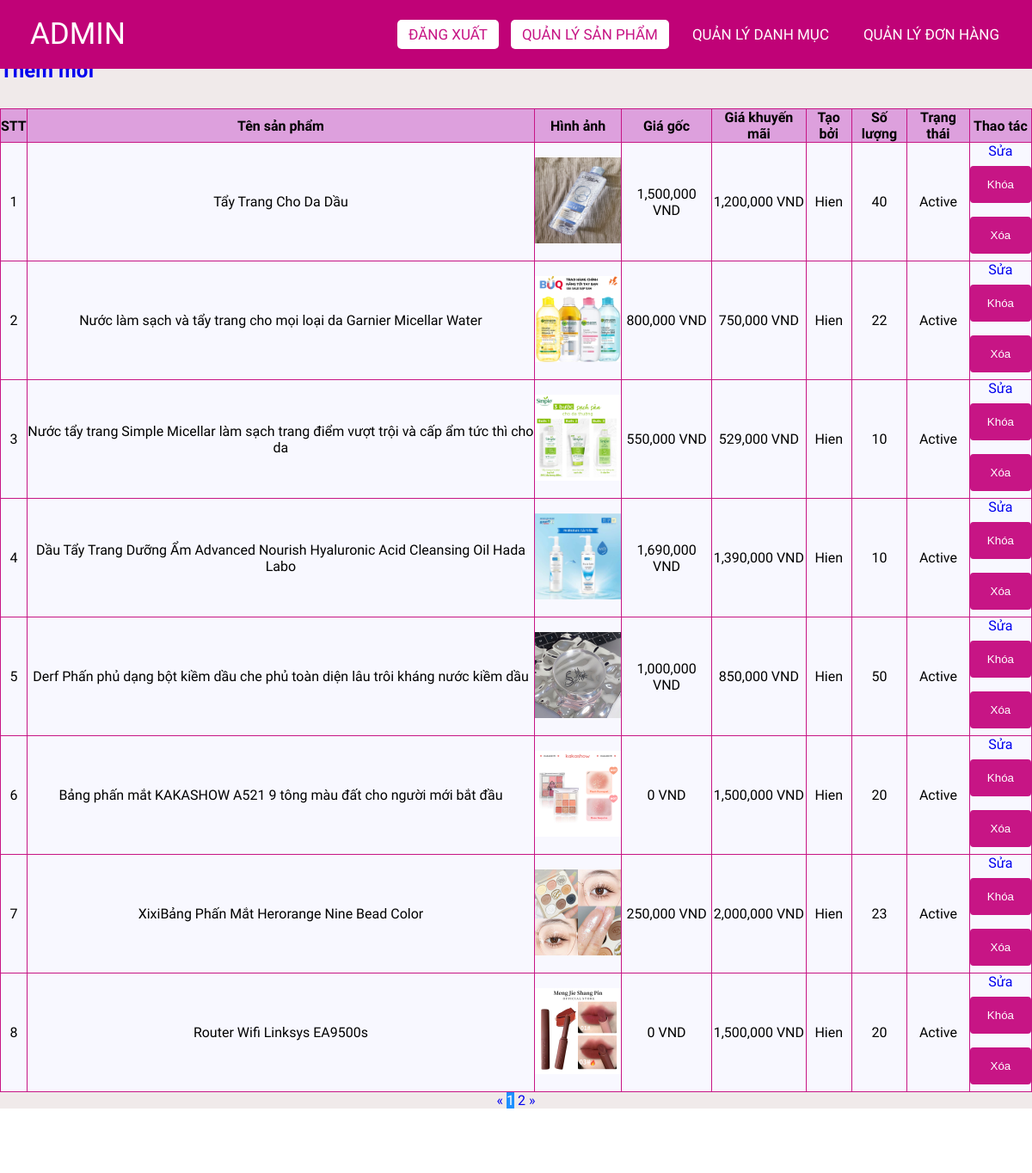
Screenshot of /admin/productlist.php (signed in) with the database file from the repository.
### tables this page shows
CREATE TABLE `products` (
  `id` int(11) NOT NULL,
  `name` varchar(255) NOT NULL,
  `originalPrice` decimal(10,0) NOT NULL,
  `promotionPrice` decimal(10,0) NOT NULL,
  `image` varchar(50) NOT NULL,
  `createdBy` int(11) NOT NULL,
  `createdDate` date NOT NULL,
  `cateId` int(11) NOT NULL,
  `qty` int(11) NOT NULL,
  `des` varchar(1000) NOT NULL,
  `status` tinyint(1) NOT NULL,
  `soldCount` int(11) NOT NULL
);

CREATE TABLE `users` (
  `id` int(11) NOT NULL,
  `email` varchar(255) NOT NULL,
  `fullname` varchar(255) NOT NULL,
  `dob` date NOT NULL,
  `password` varchar(255) NOT NULL,
  `role_id` int(11) NOT NULL,
  `status` tinyint(1) NOT NULL,
  `address` varchar(500) NOT NULL
);

### lib/database.php (called while the page is built, shortened)
<?php
class Database extends PDO
{
  public $host   = DB_HOST;
  public $user   = DB_USER;
  public $pass   = DB_PASS;
  public $dbname = DB_NAME;
  public $link;
  private function connectDB()
  {
    $this->link = new mysqli(
      $this->host,
      $this->user,
      $this->pass,
      $this->dbname
    );
  }
  public function select($query)
  {
    $result = $this->link->query($query);
    if ($result->num_rows > 0) {
      return $result;
    } else {
      return false;
    }
  }
}

### classes/product.php (called while the page is built, shortened)
<?php
$filepath = realpath(dirname(__FILE__));
include_once($filepath . '/../lib/database.php');
?>
<?php
class product
{
    private $db;
    public function __construct()
    {
        $this->db = new Database();
    }
    public function getAllAdmin($page = 1, $total = 8)
    {
        $tmp = ($page - 1) * $total;
        $query =
            "SELECT products.*, categories.name as cateName, users.fullName
			 FROM products INNER JOIN categories ON products.cateId = categories.id INNER JOIN users ON products.createdBy = users.id
			 order by products.id desc
             limit $tmp,$total";
        $result = $this->db->select($query);
        return $result;
    }
    public function getCountPaging($row = 8)
    {
        $query = "SELECT COUNT(*) FROM products";
        $mysqli_result = $this->db->select($query);
        if ($mysqli_result) {
            $totalrow = intval((mysqli_fetch_all($mysqli_result, MYSQLI_ASSOC)[0])['COUNT(*)']);
            $result = ceil($totalrow / $row);
            return $result;
        }
        return false;
    }
}
?>

### admin/productlist.php (the view, shortened to what this page needs)
<?php
include '../classes/product.php';
$product = new product();
$list = $product->getAllAdmin((isset($_GET['page']) ? $_GET['page'] : 1));
$pageCount = $product->getCountPaging();
?>
<!DOCTYPE html>
<html lang="en">
<head>
    <link rel="stylesheet" href="css/style.css">
    <link rel="stylesheet" href="https://cdnjs.cloudflare.com/ajax/libs/font-awesome/5.15.4/css/all.min.css">
</head>
<body>
    <nav>
        <label class="logo">ADMIN</label>
        <ul>
            <li><a href="../login.php" class="active">Đăng Xuất </a></li>
            <li><a href="productlist.php" class="active">Quản lý Sản phẩm</a></li>
            <li><a href="categoriesList.php">Quản lý Danh mục</a></li>
            <li><a href="orderlist.php">Quản lý Đơn hàng</a></li>
        </ul>
    </nav>
    <div class="title">
        <h1>Danh sách sản phẩm</h1>
    </div>
    <div class="addNew">
        <a href="add_product.php"><h2>Thêm mới</a></h2>
    </div>
    <div class="container">
        <?php $count = 1;
        if ($list) { ?>
            <table class="list">
                <tr>
                    <th>STT</th>
                    <th>Tên sản phẩm</th>
                    <th>Hình ảnh</th>
                    <th>Giá gốc</th>
                    <th>Giá khuyến mãi</th>
                    <th>Tạo bởi</th>
                    <th>Số lượng</th>
                    <th>Trạng thái</th>
                    <th>Thao tác</th>
                </tr>
                <?php foreach ($list as $key => $value) { ?>
                    <tr>
                        <td><?= $count++ ?></td>
                        <td><?= $value['name'] ?></td>
                        <td><img class="image-cart" src="uploads/<?= $value['image'] ?>" alt=""></td>
                        <td><?= number_format($value['originalPrice'], 0, '', ',') ?> VND</td>
                        <td><?= number_format($value['promotionPrice'], 0, '', ',') ?> VND</td>
                        <td><?= $value['fullName'] ?></td>
                        <td><?= $value['qty'] ?></td>
                        <td><?= ($value['status']) ? "Active" : "Block" ?></td>
                        <td>
                            <a href="edit_product.php?id=<?= $value['id'] ?>">Sửa</a>
                            <?php
                            if ($value['status']) { ?>
                                <form action="productlist.php" method="post">
                                    <input type="submit" value="Khóa" name="block">
                                </form>
                            <?php } ?>
                            <form action="productlist.php" method="post">
                                    <input type="submit" value="Xóa" name="delete">
                            </form>
                        </td>
                    </tr>
                <?php } ?>
            </table>
        <?php } else { ?>
            <h3>Chưa có sản phẩm nào...</h3>
        <?php } ?>
        <div class="pagination">
            <a href="productlist.php?page=<?= (isset($_GET['page'])) ? (($_GET['page'] <= 1) ? 1 : $_GET['page'] - 1) : 1 ?>">&laquo;</a>
            <?php
            for ($i = 1; $i <= $pageCount; $i++) {
                if (isset($_GET['page'])) {
                    if ($i == $_GET['page']) { ?>
                        <a class="active" href="productlist.php?page=<?= $i ?>"><?= $i ?></a>
                    <?php } else { ?>
                        <a href="productlist.php?page=<?= $i ?>"><?= $i ?></a>
                    <?php  }
                } else {
                    if ($i == 1) { ?>
                        <a class="active" href="productlist.php?page=<?= $i ?>"><?= $i ?></a>
                    <?php  } else { ?>
                        <a href="productlist.php?page=<?= $i ?>"><?= $i ?></a>
                    <?php   } ?>
                <?php  } ?>
            <?php }
            ?>
            <a href="productlist.php?page=<?= (isset($_GET['page'])) ? $_GET['page'] + 1 : 2 ?>">&raquo;</a>
        </div>
    </div>
    <footer>
    </footer>
</body>
</html>

### admin/css/style.css (style rules this page uses)
* { padding: 0; margin: 0; text-decoration: none; list-style: none; box-sizing: border-box; }
body { font-family: Mitr; background: rgb(240, 234, 234); }
nav { top: 0; position: fixed; background: #c00277; height: 80px; width: 100%; }
label.logo { color: white; font-size: 35px; line-height: 80px; padding: 0 35px; }
nav ul { float: right; margin-right: 20px; }
nav ul li { display: inline-block; line-height: 80px; margin: 0 5px; }
nav ul li a { color: white; font-size: 17px; padding: 7px 13px; border-radius: 3px; text-transform: uppercase; border-radius: 5px; transition: 0.5s; }
.active, a:hover { background-color: white; color: mediumvioletred; }
.container { margin-top: 30px; height: auto; }
.addNew { margin-top: 30px; }
.title { background-color: white; }
footer { padding: 30px 0; background-color:white; }
.list { width: 100%; background-color: ghostwhite; padding: 10px; border-collapse: collapse; }
.image-cart { height: 100px; width: 100px; }
th { background-color: plum; border: 1px solid mediumvioletred; }
td { border: 1px solid mediumvioletred; text-align: center; }
input[type=submit] { width: 100%; background-color: mediumvioletred; color: white; padding: 14px 20px; margin: 8px 0; border: none; border-radius: 4px; cursor: pointer; }
.pagination { text-align: center; }
.pagination a.active { background-color: dodgerblue; color: white; }

### rows the page displays
products: name "Tẩy Trang Cho Da Dầu", image (picture), originalPrice "1,500,000", promotionPrice "1,200,000", users.fullname "Hien", qty "40", status "Active"
products: name "Nước làm sạch và tẩy trang cho mọi loại da Garnier Micellar Water", image (picture), originalPrice "800,000", promotionPrice "750,000", users.fullname "Hien", qty "22", status "Active"
products: name "Nước tẩy trang Simple Micellar làm sạch trang điểm vượt trội và cấp ẩm tức thì cho da", image (picture), originalPrice "550,000", promotionPrice "529,000", users.fullname "Hien", qty "10", status "Active"
products: name "Dầu Tẩy Trang Dưỡng Ẩm Advanced Nourish Hyaluronic Acid Cleansing Oil Hada Labo", image (picture), originalPrice "1,690,000", promotionPrice "1,390,000", users.fullname "Hien", qty "10", status "Active"
products: name "Derf Phấn phủ dạng bột kiềm dầu che phủ toàn diện lâu trôi kháng nước kiềm dầu", image (picture), originalPrice "1,000,000", promotionPrice "850,000", users.fullname "Hien", qty "50", status "Active"
products: name "Bảng phấn mắt KAKASHOW A521 9 tông màu đất cho người mới bắt đầu", image (picture), originalPrice "0", promotionPrice "1,500,000", users.fullname "Hien", qty "20", status "Active"
products: name "XixiBảng Phấn Mắt Herorange Nine Bead Color", image (picture), originalPrice "250,000", promotionPrice "2,000,000", users.fullname "Hien", qty "23", status "Active"
products: name "Router Wifi Linksys EA9500s", image (picture), originalPrice "0", promotionPrice "1,500,000", users.fullname "Hien", qty "20", status "Active"
